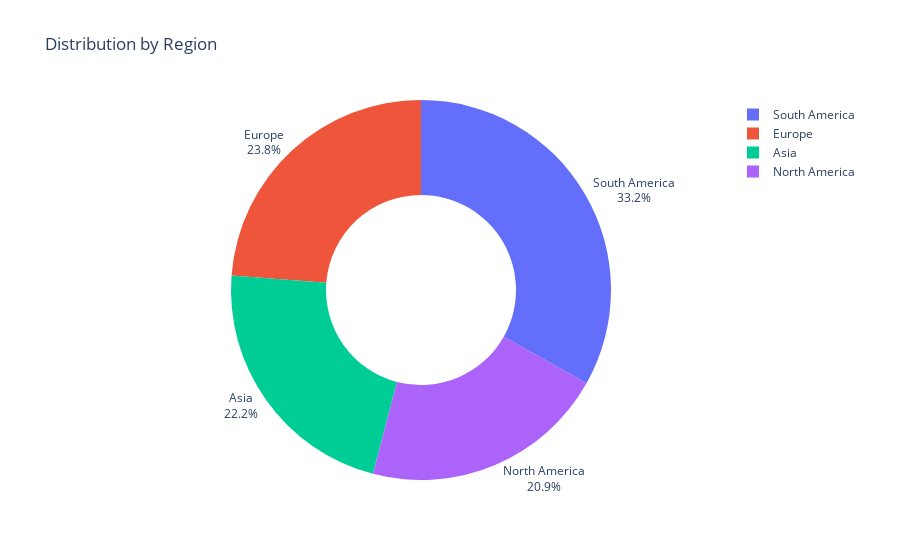

The notebook cell saved with this chart:
### Markdown cell above
## Univariate Analysis

### Code cell
# Create the pie chart
fig = px.pie(
    master_table.groupby('Region')['TransactionID'].count().reset_index(),
    values='TransactionID',  # Numerical values
    names='Region',       # Categories for the pie
    title="Distribution by Region",
    hole=0.5             # To make it a donut chart
)
fig.update_traces(textposition='outside',textinfo='percent+label')
fig.show()

### Figure 1 — Plotly figure (JSON) as saved in the notebook; plotly's stock layout.template omitted (floating-point values rounded to 4 significant figures)
{"data": [{"domain": {"x": [0, 1], "y": [0, 1]}, "hole": 0.5, "hovertemplate": "Region=%{label}<br>TransactionID=%{value}<extra></extra>", "labels": ["Asia", "Europe", "North America", "South America"], "legendgroup": "", "name": "", "showlegend": true, "textinfo": "percent+label", "textposition": "outside", "type": "pie", "values": [177, 190, 167, 265]}], "layout": {"legend": {"tracegroupgap": 0}, "title": {"text": "Distribution by Region"}}}
